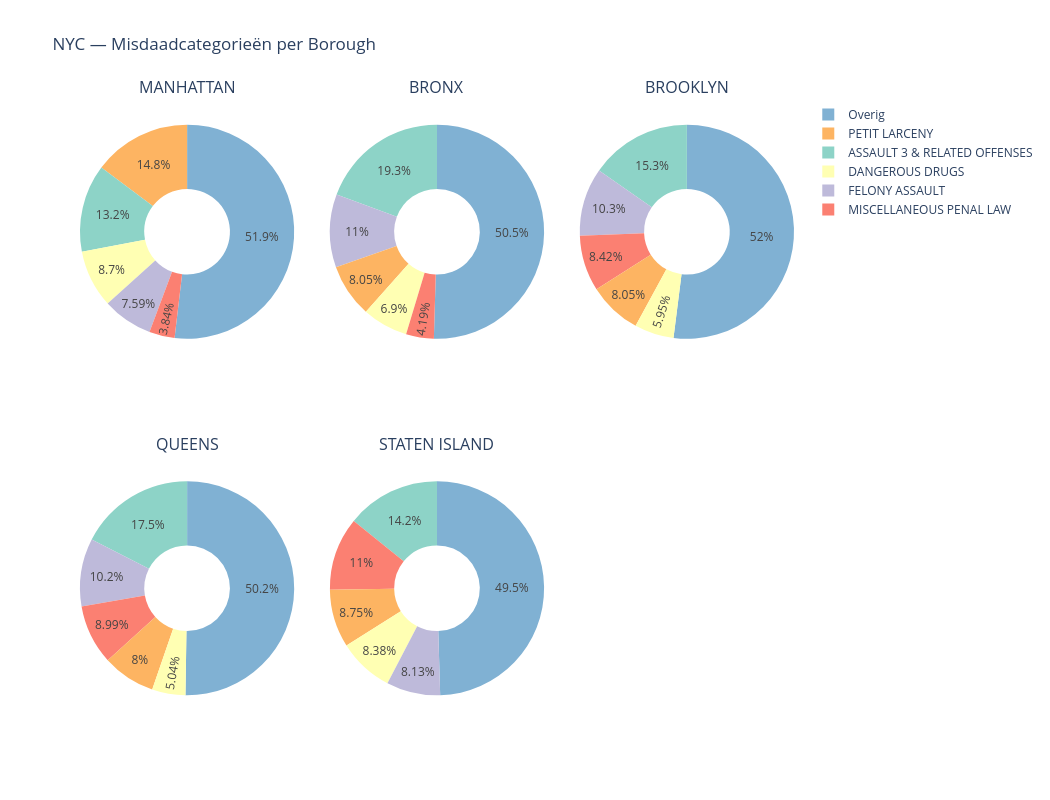
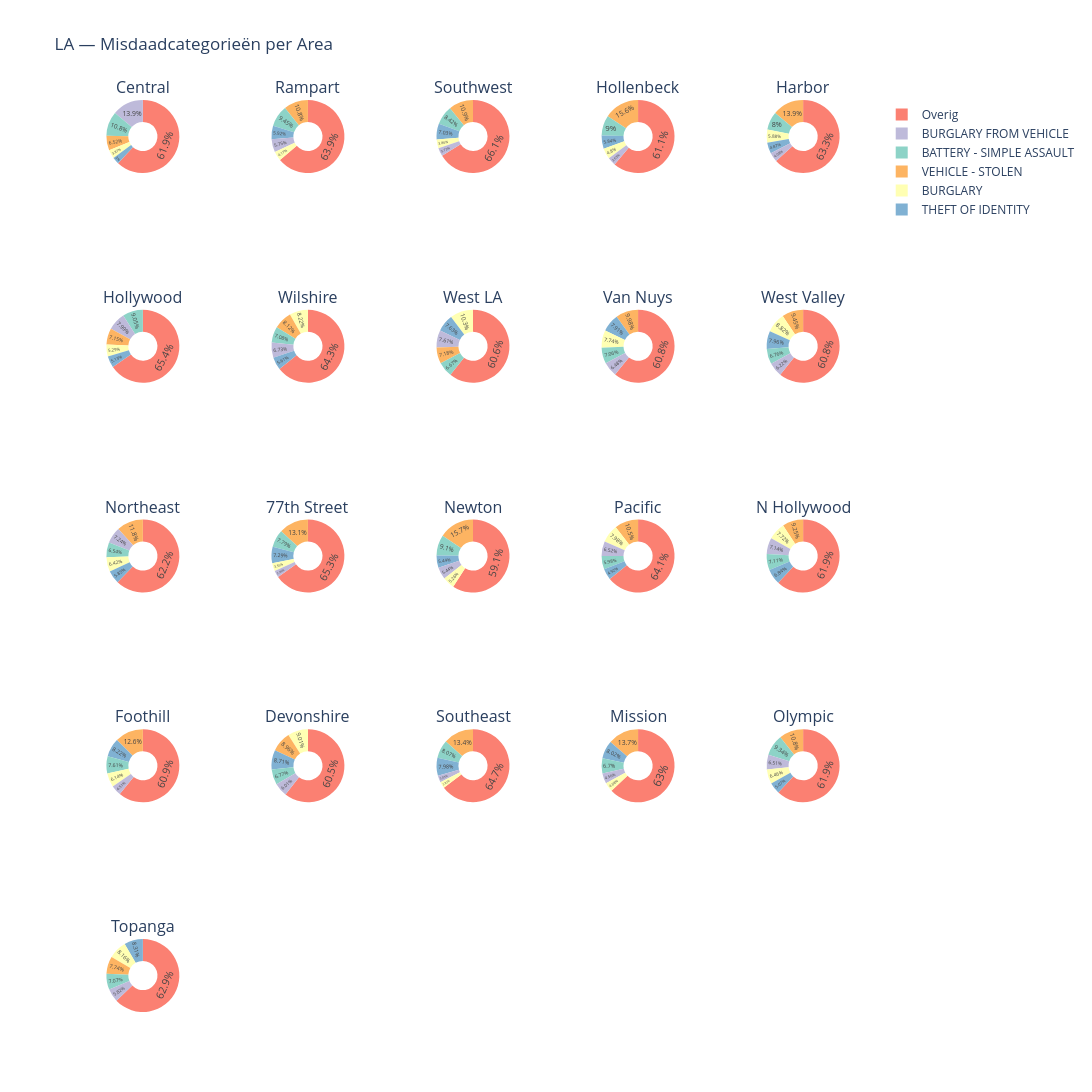

These figures' notebook cell, in order:
### Code cell
def maak_donut_grid_kaart(pie_data, coords, wijk_col, kleuren_dict, titel, cols=3):
    wijken = coords[wijk_col].tolist()
    n_wijken = len(wijken)
    rows = int(np.ceil(n_wijken / cols))
    
    specs = [[{'type': 'domain'} for _ in range(cols)] for _ in range(rows)]
    fig = make_subplots(
        rows=rows, cols=cols, specs=specs,
        subplot_titles=wijken,
        horizontal_spacing=0.05,
        vertical_spacing=0.15
    )
    
    for i, wijk in enumerate(wijken):
        row = i // cols + 1
        col = i % cols + 1
        wijk_data = pie_data[pie_data[wijk_col] == wijk]
        
        fig.add_trace(go.Pie(
            labels=wijk_data['categorie'],
            values=wijk_data['count'],
            hole=0.4,
            name=wijk,
            marker=dict(colors=[kleuren_dict.get(c, '#cccccc') for c in wijk_data['categorie']]),
            showlegend=(i == 0),
            textposition='inside',
            textinfo='percent'
        ), row=row, col=col)
    
    fig.update_layout(
        title=titel,
        height=400*rows,
        width=350*cols,
        showlegend=True
    )
    return fig

fig_nyc_c = maak_donut_grid_kaart(
    nypd_pie_data, nypd_coords, 'borough_naam', 
    categorie_kleuren_nypd, 'NYC — Misdaadcategorieën per Borough', cols=3
)
fig_nyc_c.show()

fig_la_c = maak_donut_grid_kaart(
    lapd_pie_data, lapd_coords, 'AREA NAME', 
    categorie_kleuren_lapd, 'LA — Misdaadcategorieën per Area', cols=5
)
fig_la_c.show()

### Figure 1 — Plotly figure (JSON) as saved in the notebook; plotly's stock layout.template omitted (floating-point values rounded to 4 significant figures)
{"data": [{"domain": {"x": [0, 0.3], "y": [0.575, 1]}, "hole": 0.4, "labels": ["ASSAULT 3 & RELATED OFFENSES", "DANGEROUS DRUGS", "FELONY ASSAULT", "MISCELLANEOUS PENAL LAW", "Overig", "PETIT LARCENY"], "marker": {"colors": ["rgb(141,211,199)", "rgb(255,255,179)", "rgb(190,186,218)", "rgb(251,128,114)", "rgb(128,177,211)", "rgb(253,180,98)"]}, "name": "MANHATTAN", "showlegend": true, "textinfo": "percent", "textposition": "inside", "type": "pie", "values": [22821, 15002, 13095, 6630, 89487, 25499]}, {"domain": {"x": [0.35, 0.65], "y": [0.575, 1]}, "hole": 0.4, "labels": ["ASSAULT 3 & RELATED OFFENSES", "DANGEROUS DRUGS", "FELONY ASSAULT", "MISCELLANEOUS PENAL LAW", "Overig", "PETIT LARCENY"], "marker": {"colors": ["rgb(141,211,199)", "rgb(255,255,179)", "rgb(190,186,218)", "rgb(251,128,114)", "rgb(128,177,211)", "rgb(253,180,98)"]}, "name": "BRONX", "showlegend": false, "textinfo": "percent", "textposition": "inside", "type": "pie", "values": [31719, 11321, 18107, 6873, 82748, 13201]}, {"domain": {"x": [0.7, 1], "y": [0.575, 1]}, "hole": 0.4, "labels": ["ASSAULT 3 & RELATED OFFENSES", "DANGEROUS DRUGS", "FELONY ASSAULT", "MISCELLANEOUS PENAL LAW", "Overig", "PETIT LARCENY"], "marker": {"colors": ["rgb(141,211,199)", "rgb(255,255,179)", "rgb(190,186,218)", "rgb(251,128,114)", "rgb(128,177,211)", "rgb(253,180,98)"]}, "name": "BROOKLYN", "showlegend": false, "textinfo": "percent", "textposition": "inside", "type": "pie", "values": [29562, 11482, 19806, 16256, 100359, 15544]}, {"domain": {"x": [0, 0.3], "y": [0, 0.425]}, "hole": 0.4, "labels": ["ASSAULT 3 & RELATED OFFENSES", "DANGEROUS DRUGS", "FELONY ASSAULT", "MISCELLANEOUS PENAL LAW", "Overig", "PETIT LARCENY"], "marker": {"colors": ["rgb(141,211,199)", "rgb(255,255,179)", "rgb(190,186,218)", "rgb(251,128,114)", "rgb(128,177,211)", "rgb(253,180,98)"]}, "name": "QUEENS", "showlegend": false, "textinfo": "percent", "textposition": "inside", "type": "pie", "values": [26382, 7603, 15421, 13557, 75755, 12064]}, {"domain": {"x": [0.35, 0.65], "y": [0, 0.425]}, "hole": 0.4, "labels": ["ASSAULT 3 & RELATED OFFENSES", "DANGEROUS DRUGS", "FELONY ASSAULT", "MISCELLANEOUS PENAL LAW", "Overig", "PETIT LARCENY"], "marker": {"colors": ["rgb(141,211,199)", "rgb(255,255,179)", "rgb(190,186,218)", "rgb(251,128,114)", "rgb(128,177,211)", "rgb(253,180,98)"]}, "name": "STATEN ISLAND", "showlegend": false, "textinfo": "percent", "textposition": "inside", "type": "pie", "values": [4505, 2663, 2583, 3508, 15740, 2782]}], "layout": {"annotations": [{"font": {"size": 16}, "showarrow": false, "text": "MANHATTAN", "x": 0.15, "xanchor": "center", "xref": "paper", "y": 1, "yanchor": "bottom", "yref": "paper"}, {"font": {"size": 16}, "showarrow": false, "text": "BRONX", "x": 0.5, "xanchor": "center", "xref": "paper", "y": 1, "yanchor": "bottom", "yref": "paper"}, {"font": {"size": 16}, "showarrow": false, "text": "BROOKLYN", "x": 0.85, "xanchor": "center", "xref": "paper", "y": 1, "yanchor": "bottom", "yref": "paper"}, {"font": {"size": 16}, "showarrow": false, "text": "QUEENS", "x": 0.15, "xanchor": "center", "xref": "paper", "y": 0.425, "yanchor": "bottom", "yref": "paper"}, {"font": {"size": 16}, "showarrow": false, "text": "STATEN ISLAND", "x": 0.5, "xanchor": "center", "xref": "paper", "y": 0.425, "yanchor": "bottom", "yref": "paper"}], "height": 800, "showlegend": true, "title": {"text": "NYC — Misdaadcategorieën per Borough"}, "width": 1050}}

### Figure 2 — Plotly figure (JSON) as saved in the notebook; plotly's stock layout.template omitted (floating-point values rounded to 4 significant figures)
{"data": [{"domain": {"x": [0, 0.16], "y": [0.92, 1.0]}, "hole": 0.4, "labels": ["BATTERY - SIMPLE ASSAULT", "BURGLARY", "BURGLARY FROM VEHICLE", "Overig", "THEFT OF IDENTITY", "VEHICLE - STOLEN"], "marker": {"colors": ["rgb(141,211,199)", "rgb(255,255,179)", "rgb(190,186,218)", "rgb(251,128,114)", "rgb(128,177,211)", "rgb(253,180,98)"]}, "name": "Central", "showlegend": true, "textinfo": "percent", "textposition": "inside", "type": "pie", "values": [6433, 2299, 8244, 36817, 1784, 3879]}, {"domain": {"x": [0.21, 0.37], "y": [0.92, 1.0]}, "hole": 0.4, "labels": ["BATTERY - SIMPLE ASSAULT", "BURGLARY", "BURGLARY FROM VEHICLE", "Overig", "THEFT OF IDENTITY", "VEHICLE - STOLEN"], "marker": {"colors": ["rgb(141,211,199)", "rgb(255,255,179)", "rgb(190,186,218)", "rgb(251,128,114)", "rgb(128,177,211)", "rgb(253,180,98)"]}, "name": "Rampart", "showlegend": false, "textinfo": "percent", "textposition": "inside", "type": "pie", "values": [3896, 1717, 2370, 26338, 2442, 4460]}, {"domain": {"x": [0.42, 0.58], "y": [0.92, 1.0]}, "hole": 0.4, "labels": ["BATTERY - SIMPLE ASSAULT", "BURGLARY", "BURGLARY FROM VEHICLE", "Overig", "THEFT OF IDENTITY", "VEHICLE - STOLEN"], "marker": {"colors": ["rgb(141,211,199)", "rgb(255,255,179)", "rgb(190,186,218)", "rgb(251,128,114)", "rgb(128,177,211)", "rgb(253,180,98)"]}, "name": "Southwest", "showlegend": false, "textinfo": "percent", "textposition": "inside", "type": "pie", "values": [4137, 1896, 1832, 32470, 3455, 5337]}, {"domain": {"x": [0.63, 0.79], "y": [0.92, 1.0]}, "hole": 0.4, "labels": ["BATTERY - SIMPLE ASSAULT", "BURGLARY", "BURGLARY FROM VEHICLE", "Overig", "THEFT OF IDENTITY", "VEHICLE - STOLEN"], "marker": {"colors": ["rgb(141,211,199)", "rgb(255,255,179)", "rgb(190,186,218)", "rgb(251,128,114)", "rgb(128,177,211)", "rgb(253,180,98)"]}, "name": "Hollenbeck", "showlegend": false, "textinfo": "percent", "textposition": "inside", "type": "pie", "values": [2948, 1573, 1191, 20030, 1913, 5113]}, {"domain": {"x": [0.84, 1], "y": [0.92, 1.0]}, "hole": 0.4, "labels": ["BATTERY - SIMPLE ASSAULT", "BURGLARY", "BURGLARY FROM VEHICLE", "Overig", "THEFT OF IDENTITY", "VEHICLE - STOLEN"], "marker": {"colors": ["rgb(141,211,199)", "rgb(255,255,179)", "rgb(190,186,218)", "rgb(251,128,114)", "rgb(128,177,211)", "rgb(253,180,98)"]}, "name": "Harbor", "showlegend": false, "textinfo": "percent", "textposition": "inside", "type": "pie", "values": [2886, 2120, 1471, 22835, 1759, 5014]}, {"domain": {"x": [0, 0.16], "y": [0.69, 0.77]}, "hole": 0.4, "labels": ["BATTERY - SIMPLE ASSAULT", "BURGLARY", "BURGLARY FROM VEHICLE", "Overig", "THEFT OF IDENTITY", "VEHICLE - STOLEN"], "marker": {"colors": ["rgb(141,211,199)", "rgb(255,255,179)", "rgb(190,186,218)", "rgb(251,128,114)", "rgb(128,177,211)", "rgb(253,180,98)"]}, "name": "Hollywood", "showlegend": false, "textinfo": "percent", "textposition": "inside", "type": "pie", "values": [4189, 2449, 3697, 30261, 2373, 3308]}, {"domain": {"x": [0.21, 0.37], "y": [0.69, 0.77]}, "hole": 0.4, "labels": ["BATTERY - SIMPLE ASSAULT", "BURGLARY", "BURGLARY FROM VEHICLE", "Overig", "THEFT OF IDENTITY", "VEHICLE - STOLEN"], "marker": {"colors": ["rgb(141,211,199)", "rgb(255,255,179)", "rgb(190,186,218)", "rgb(251,128,114)", "rgb(128,177,211)", "rgb(253,180,98)"]}, "name": "Wilshire", "showlegend": false, "textinfo": "percent", "textposition": "inside", "type": "pie", "values": [2967, 3445, 2823, 26942, 2351, 3405]}, {"domain": {"x": [0.42, 0.58], "y": [0.69, 0.77]}, "hole": 0.4, "labels": ["BATTERY - SIMPLE ASSAULT", "BURGLARY", "BURGLARY FROM VEHICLE", "Overig", "THEFT OF IDENTITY", "VEHICLE - STOLEN"], "marker": {"colors": ["rgb(141,211,199)", "rgb(255,255,179)", "rgb(190,186,218)", "rgb(251,128,114)", "rgb(128,177,211)", "rgb(253,180,98)"]}, "name": "West LA", "showlegend": false, "textinfo": "percent", "textposition": "inside", "type": "pie", "values": [2690, 4142, 3067, 24445, 3074, 2895]}, {"domain": {"x": [0.63, 0.79], "y": [0.69, 0.77]}, "hole": 0.4, "labels": ["BATTERY - SIMPLE ASSAULT", "BURGLARY", "BURGLARY FROM VEHICLE", "Overig", "THEFT OF IDENTITY", "VEHICLE - STOLEN"], "marker": {"colors": ["rgb(141,211,199)", "rgb(255,255,179)", "rgb(190,186,218)", "rgb(251,128,114)", "rgb(128,177,211)", "rgb(253,180,98)"]}, "name": "Van Nuys", "showlegend": false, "textinfo": "percent", "textposition": "inside", "type": "pie", "values": [2621, 2874, 2405, 22581, 2935, 3706]}, {"domain": {"x": [0.84, 1], "y": [0.69, 0.77]}, "hole": 0.4, "labels": ["BATTERY - SIMPLE ASSAULT", "BURGLARY", "BURGLARY FROM VEHICLE", "Overig", "THEFT OF IDENTITY", "VEHICLE - STOLEN"], "marker": {"colors": ["rgb(141,211,199)", "rgb(255,255,179)", "rgb(190,186,218)", "rgb(251,128,114)", "rgb(128,177,211)", "rgb(253,180,98)"]}, "name": "West Valley", "showlegend": false, "textinfo": "percent", "textposition": "inside", "type": "pie", "values": [2493, 3250, 2294, 22410, 2933, 3484]}, {"domain": {"x": [0, 0.16], "y": [0.46, 0.54]}, "hole": 0.4, "labels": ["BATTERY - SIMPLE ASSAULT", "BURGLARY", "BURGLARY FROM VEHICLE", "Overig", "THEFT OF IDENTITY", "VEHICLE - STOLEN"], "marker": {"colors": ["rgb(141,211,199)", "rgb(255,255,179)", "rgb(190,186,218)", "rgb(251,128,114)", "rgb(128,177,211)", "rgb(253,180,98)"]}, "name": "Northeast", "showlegend": false, "textinfo": "percent", "textposition": "inside", "type": "pie", "values": [2466, 2419, 2730, 23452, 2204, 4432]}, {"domain": {"x": [0.21, 0.37], "y": [0.46, 0.54]}, "hole": 0.4, "labels": ["BATTERY - SIMPLE ASSAULT", "BURGLARY", "BURGLARY FROM VEHICLE", "Overig", "THEFT OF IDENTITY", "VEHICLE - STOLEN"], "marker": {"colors": ["rgb(141,211,199)", "rgb(255,255,179)", "rgb(190,186,218)", "rgb(251,128,114)", "rgb(128,177,211)", "rgb(253,180,98)"]}, "name": "77th Street", "showlegend": false, "textinfo": "percent", "textposition": "inside", "type": "pie", "values": [4283, 1952, 1626, 35891, 4008, 7221]}, {"domain": {"x": [0.42, 0.58], "y": [0.46, 0.54]}, "hole": 0.4, "labels": ["BATTERY - SIMPLE ASSAULT", "BURGLARY", "BURGLARY FROM VEHICLE", "Overig", "THEFT OF IDENTITY", "VEHICLE - STOLEN"], "marker": {"colors": ["rgb(141,211,199)", "rgb(255,255,179)", "rgb(190,186,218)", "rgb(251,128,114)", "rgb(128,177,211)", "rgb(253,180,98)"]}, "name": "Newton", "showlegend": false, "textinfo": "percent", "textposition": "inside", "type": "pie", "values": [3983, 2304, 2380, 25886, 2381, 6853]}, {"domain": {"x": [0.63, 0.79], "y": [0.46, 0.54]}, "hole": 0.4, "labels": ["BATTERY - SIMPLE ASSAULT", "BURGLARY", "BURGLARY FROM VEHICLE", "Overig", "THEFT OF IDENTITY", "VEHICLE - STOLEN"], "marker": {"colors": ["rgb(141,211,199)", "rgb(255,255,179)", "rgb(190,186,218)", "rgb(251,128,114)", "rgb(128,177,211)", "rgb(253,180,98)"]}, "name": "Pacific", "showlegend": false, "textinfo": "percent", "textposition": "inside", "type": "pie", "values": [3069, 4100, 3348, 32930, 2524, 5380]}, {"domain": {"x": [0.84, 1], "y": [0.46, 0.54]}, "hole": 0.4, "labels": ["BATTERY - SIMPLE ASSAULT", "BURGLARY", "BURGLARY FROM VEHICLE", "Overig", "THEFT OF IDENTITY", "VEHICLE - STOLEN"], "marker": {"colors": ["rgb(141,211,199)", "rgb(255,255,179)", "rgb(190,186,218)", "rgb(251,128,114)", "rgb(128,177,211)", "rgb(253,180,98)"]}, "name": "N Hollywood", "showlegend": false, "textinfo": "percent", "textposition": "inside", "type": "pie", "values": [3118, 3385, 3130, 27170, 2999, 4056]}, {"domain": {"x": [0, 0.16], "y": [0.23, 0.31]}, "hole": 0.4, "labels": ["BATTERY - SIMPLE ASSAULT", "BURGLARY", "BURGLARY FROM VEHICLE", "Overig", "THEFT OF IDENTITY", "VEHICLE - STOLEN"], "marker": {"colors": ["rgb(141,211,199)", "rgb(255,255,179)", "rgb(190,186,218)", "rgb(251,128,114)", "rgb(128,177,211)", "rgb(253,180,98)"]}, "name": "Foothill", "showlegend": false, "textinfo": "percent", "textposition": "inside", "type": "pie", "values": [2221, 1792, 1317, 17779, 2398, 3675]}, {"domain": {"x": [0.21, 0.37], "y": [0.23, 0.31]}, "hole": 0.4, "labels": ["BATTERY - SIMPLE ASSAULT", "BURGLARY", "BURGLARY FROM VEHICLE", "Overig", "THEFT OF IDENTITY", "VEHICLE - STOLEN"], "marker": {"colors": ["rgb(141,211,199)", "rgb(255,255,179)", "rgb(190,186,218)", "rgb(251,128,114)", "rgb(128,177,211)", "rgb(253,180,98)"]}, "name": "Devonshire", "showlegend": false, "textinfo": "percent", "textposition": "inside", "type": "pie", "values": [2429, 3230, 2156, 21714, 3122, 3213]}, {"domain": {"x": [0.42, 0.58], "y": [0.23, 0.31]}, "hole": 0.4, "labels": ["BATTERY - SIMPLE ASSAULT", "BURGLARY", "BURGLARY FROM VEHICLE", "Overig", "THEFT OF IDENTITY", "VEHICLE - STOLEN"], "marker": {"colors": ["rgb(141,211,199)", "rgb(255,255,179)", "rgb(190,186,218)", "rgb(251,128,114)", "rgb(128,177,211)", "rgb(253,180,98)"]}, "name": "Southeast", "showlegend": false, "textinfo": "percent", "textposition": "inside", "type": "pie", "values": [3579, 1250, 1345, 28688, 3535, 5928]}, {"domain": {"x": [0.63, 0.79], "y": [0.23, 0.31]}, "hole": 0.4, "labels": ["BATTERY - SIMPLE ASSAULT", "BURGLARY", "BURGLARY FROM VEHICLE", "Overig", "THEFT OF IDENTITY", "VEHICLE - STOLEN"], "marker": {"colors": ["rgb(141,211,199)", "rgb(255,255,179)", "rgb(190,186,218)", "rgb(251,128,114)", "rgb(128,177,211)", "rgb(253,180,98)"]}, "name": "Mission", "showlegend": false, "textinfo": "percent", "textposition": "inside", "type": "pie", "values": [2345, 1429, 1596, 22032, 2804, 4776]}, {"domain": {"x": [0.84, 1], "y": [0.23, 0.31]}, "hole": 0.4, "labels": ["BATTERY - SIMPLE ASSAULT", "BURGLARY", "BURGLARY FROM VEHICLE", "Overig", "THEFT OF IDENTITY", "VEHICLE - STOLEN"], "marker": {"colors": ["rgb(141,211,199)", "rgb(255,255,179)", "rgb(190,186,218)", "rgb(251,128,114)", "rgb(128,177,211)", "rgb(253,180,98)"]}, "name": "Olympic", "showlegend": false, "textinfo": "percent", "textposition": "inside", "type": "pie", "values": [4136, 2862, 2882, 27407, 2246, 4767]}, {"domain": {"x": [0, 0.16], "y": [0, 0.08]}, "hole": 0.4, "labels": ["BATTERY - SIMPLE ASSAULT", "BURGLARY", "BURGLARY FROM VEHICLE", "Overig", "THEFT OF IDENTITY", "VEHICLE - STOLEN"], "marker": {"colors": ["rgb(141,211,199)", "rgb(255,255,179)", "rgb(190,186,218)", "rgb(251,128,114)", "rgb(128,177,211)", "rgb(253,180,98)"]}, "name": "Topanga", "showlegend": false, "textinfo": "percent", "textposition": "inside", "type": "pie", "values": [2532, 2923, 2086, 22537, 2976, 2772]}], "layout": {"annotations": [{"font": {"size": 16}, "showarrow": false, "text": "Central", "x": 0.08, "xanchor": "center", "xref": "paper", "y": 1.0, "yanchor": "bottom", "yref": "paper"}, {"font": {"size": 16}, "showarrow": false, "text": "Rampart", "x": 0.29, "xanchor": "center", "xref": "paper", "y": 1.0, "yanchor": "bottom", "yref": "paper"}, {"font": {"size": 16}, "showarrow": false, "text": "Southwest", "x": 0.5, "xanchor": "center", "xref": "paper", "y": 1.0, "yanchor": "bottom", "yref": "paper"}, {"font": {"size": 16}, "showarrow": false, "text": "Hollenbeck", "x": 0.71, "xanchor": "center", "xref": "paper", "y": 1.0, "yanchor": "bottom", "yref": "paper"}, {"font": {"size": 16}, "showarrow": false, "text": "Harbor", "x": 0.92, "xanchor": "center", "xref": "paper", "y": 1.0, "yanchor": "bottom", "yref": "paper"}, {"font": {"size": 16}, "showarrow": false, "text": "Hollywood", "x": 0.08, "xanchor": "center", "xref": "paper", "y": 0.77, "yanchor": "bottom", "yref": "paper"}, {"font": {"size": 16}, "showarrow": false, "text": "Wilshire", "x": 0.29, "xanchor": "center", "xref": "paper", "y": 0.77, "yanchor": "bottom", "yref": "paper"}, {"font": {"size": 16}, "showarrow": false, "text": "West LA", "x": 0.5, "xanchor": "center", "xref": "paper", "y": 0.77, "yanchor": "bottom", "yref": "paper"}, {"font": {"size": 16}, "showarrow": false, "text": "Van Nuys", "x": 0.71, "xanchor": "center", "xref": "paper", "y": 0.77, "yanchor": "bottom", "yref": "paper"}, {"font": {"size": 16}, "showarrow": false, "text": "West Valley", "x": 0.92, "xanchor": "center", "xref": "paper", "y": 0.77, "yanchor": "bottom", "yref": "paper"}, {"font": {"size": 16}, "showarrow": false, "text": "Northeast", "x": 0.08, "xanchor": "center", "xref": "paper", "y": 0.54, "yanchor": "bottom", "yref": "paper"}, {"font": {"size": 16}, "showarrow": false, "text": "77th Street", "x": 0.29, "xanchor": "center", "xref": "paper", "y": 0.54, "yanchor": "bottom", "yref": "paper"}, {"font": {"size": 16}, "showarrow": false, "text": "Newton", "x": 0.5, "xanchor": "center", "xref": "paper", "y": 0.54, "yanchor": "bottom", "yref": "paper"}, {"font": {"size": 16}, "showarrow": false, "text": "Pacific", "x": 0.71, "xanchor": "center", "xref": "paper", "y": 0.54, "yanchor": "bottom", "yref": "paper"}, {"font": {"size": 16}, "showarrow": false, "text": "N Hollywood", "x": 0.92, "xanchor": "center", "xref": "paper", "y": 0.54, "yanchor": "bottom", "yref": "paper"}, {"font": {"size": 16}, "showarrow": false, "text": "Foothill", "x": 0.08, "xanchor": "center", "xref": "paper", "y": 0.31, "yanchor": "bottom", "yref": "paper"}, {"font": {"size": 16}, "showarrow": false, "text": "Devonshire", "x": 0.29, "xanchor": "center", "xref": "paper", "y": 0.31, "yanchor": "bottom", "yref": "paper"}, {"font": {"size": 16}, "showarrow": false, "text": "Southeast", "x": 0.5, "xanchor": "center", "xref": "paper", "y": 0.31, "yanchor": "bottom", "yref": "paper"}, {"font": {"size": 16}, "showarrow": false, "text": "Mission", "x": 0.71, "xanchor": "center", "xref": "paper", "y": 0.31, "yanchor": "bottom", "yref": "paper"}, {"font": {"size": 16}, "showarrow": false, "text": "Olympic", "x": 0.92, "xanchor": "center", "xref": "paper", "y": 0.31, "yanchor": "bottom", "yref": "paper"}, {"font": {"size": 16}, "showarrow": false, "text": "Topanga", "x": 0.08, "xanchor": "center", "xref": "paper", "y": 0.08, "yanchor": "bottom", "yref": "paper"}], "height": 2000, "showlegend": true, "title": {"text": "LA — Misdaadcategorieën per Area"}, "width": 1750}}
